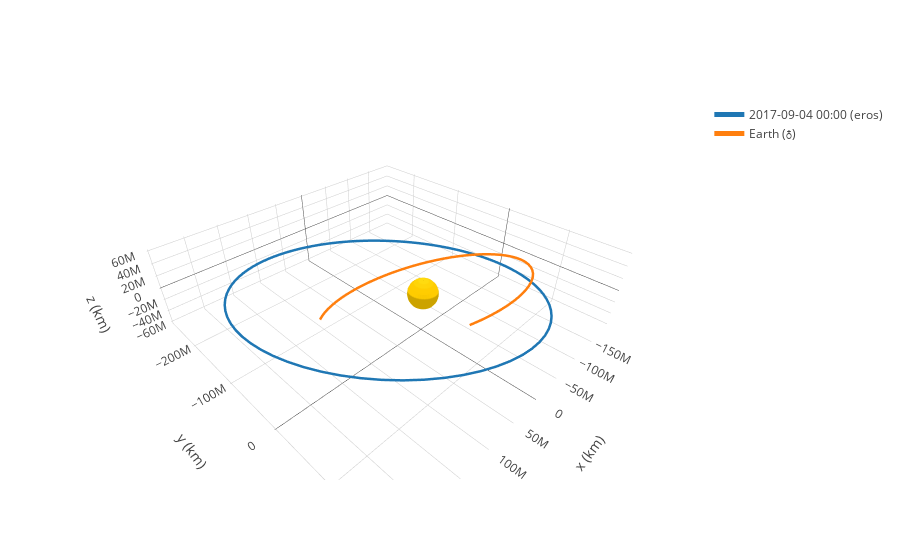

The notebook cell this image was saved under:
### Code cell
frame = OrbitPlotter3D()

frame.plot(eros, label='eros')
frame.plot_trajectory(rr_earth, label=Earth)

frame.show()
